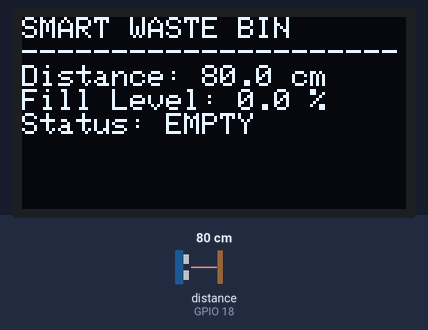
A program run on a simulated ESP32. Shown: 128×64 one-colour display. Wiring (from diagram.json): ultrasonic range finder: trigger GPIO 5; echo GPIO 18. The inputs (shaded band) are chosen by the test bench; at power-on: distance to the obstacle (sensor on GPIO 18) 80 cm. The echo pulse lasts 58.3 µs per cm; WiFi joins after 1.5 s; servers stay silent unless stated; random numbers use the default seed unless the program sets one; no MQTT or app messages arrive unless stated; what the program prints to the serial monitor is not drawn.

Above: at 2.7 s.
2.8 s: distance to the obstacle (sensor on GPIO 18) set to 2 cm
At 7.1 s:
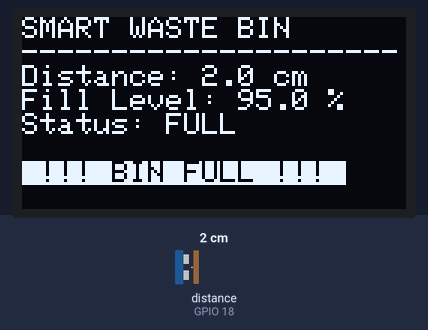
8.8 s: distance to the obstacle (sensor on GPIO 18) set to 9 cm
At 12.2 s:
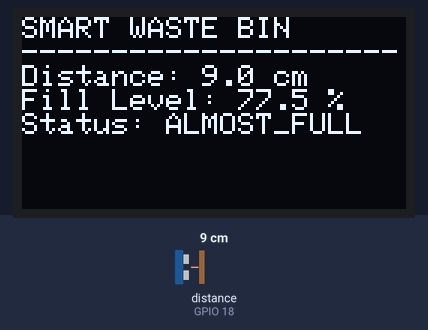
14.8 s: distance to the obstacle (sensor on GPIO 18) set to 18 cm
At 17.3 s:
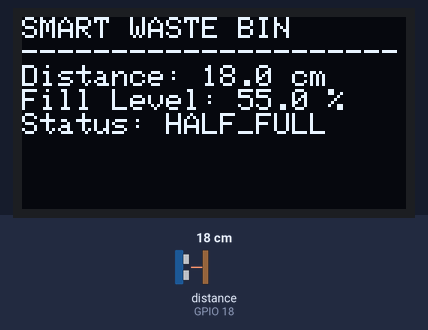
20.8 s: distance to the obstacle (sensor on GPIO 18) set to 9 cm
At 22.3 s:
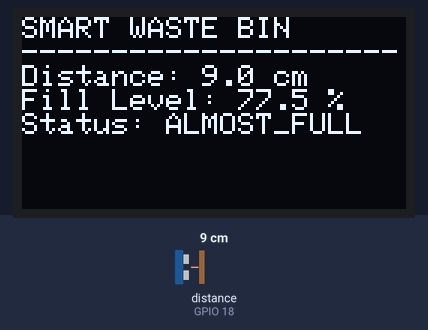
Timing chart, 0 to 23.8 s (numbered marks = the images above; inputs shaded):
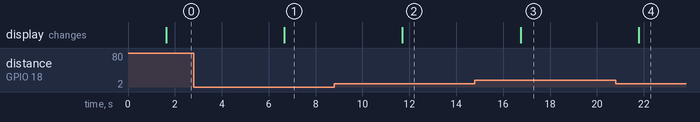

Measured:
- after the input at 2.8 s, the display: changes after 3.9 s (image 1)
- after the input at 8.8 s, the display: changes after 2.9 s (image 2)
- after the input at 14.8 s, the display: changes after 1.9 s (image 3)
- after the input at 20.8 s, the display: changes after 0.98 s (image 4)

The program:

main.cpp
```cpp
#include <Adafruit_GFX.h>
#include <Adafruit_SSD1306.h>
#include <ArduinoJson.h>
#include <PubSubClient.h>
#include <WiFi.h>
#include <Wire.h>

#include "../include/mqtt_config.h"
#include "../include/sensor_config.h"
#include "../include/wifi_config.h"

#define SCREEN_WIDTH 128
#define SCREEN_HEIGHT 64
#define OLED_RESET -1
#define SCREEN_ADDRESS 0x3C
Adafruit_SSD1306 display(SCREEN_WIDTH, SCREEN_HEIGHT, &Wire, OLED_RESET);

WiFiClient espClient;
PubSubClient mqttClient(espClient);

// --------------------------------------------------
// Connect WiFi
// --------------------------------------------------

void connectWiFi() {
  Serial.println();
  Serial.println("Connecting WiFi...");

  WiFi.begin(WIFI_SSID, WIFI_PASSWORD);

  while (WiFi.status() != WL_CONNECTED) {
    delay(500);
    Serial.print(".");
  }

  Serial.println();
  Serial.println("WiFi Connected");

  Serial.print("IP: ");
  Serial.println(WiFi.localIP());
}

// --------------------------------------------------
// Connect MQTT
// --------------------------------------------------

void connectMQTT() {
  while (!mqttClient.connected()) {
    Serial.println("Connecting MQTT...");

    String clientId = "SmartBin-";

    clientId += String(random(1000));

    if (mqttClient.connect(clientId.c_str())) {
      Serial.println("MQTT Connected");
    } else {
      Serial.print("Failed. State=");

      Serial.println(mqttClient.state());

      delay(2000);
    }
  }
}

// --------------------------------------------------
// Read Distance
// --------------------------------------------------

float getDistanceCM() {
  digitalWrite(TRIG_PIN, LOW);

  delayMicroseconds(2);

  digitalWrite(TRIG_PIN, HIGH);

  delayMicroseconds(10);

  digitalWrite(TRIG_PIN, LOW);

  long duration = pulseIn(ECHO_PIN, HIGH, 30000);

  if (duration == 0) {
    return BIN_HEIGHT_CM;
  }

  float distance = duration * 0.0343 / 2.0;

  return distance;
}

// --------------------------------------------------
// Fill Percentage
// --------------------------------------------------

float calculateFillLevel(float distance) {
  float fillLevel = ((BIN_HEIGHT_CM - distance) / BIN_HEIGHT_CM) * 100.0;

  if (fillLevel < 0) {
    fillLevel = 0;
  }

  if (fillLevel > 100) {
    fillLevel = 100;
  }

  return fillLevel;
}

// --------------------------------------------------
// Bin Status
// --------------------------------------------------

String getStatus(float fillLevel) {
  if (fillLevel <= 25) {
    return "EMPTY";
  }

  if (fillLevel <= 60) {
    return "HALF_FULL";
  }

  if (fillLevel <= 85) {
    return "ALMOST_FULL";
  }

  return "FULL";
}

// --------------------------------------------------
// Alert
// --------------------------------------------------

bool isAlertActive(float fillLevel) { return fillLevel >= ALERT_THRESHOLD; }

// --------------------------------------------------
// Publish MQTT
// --------------------------------------------------

void publishData(float distance, float fillLevel, String status, bool alert) {
  JsonDocument doc;

  doc["bin_id"] = "BIN-01";

  doc["distance"] = round(distance * 100) / 100;

  doc["fill_percentage"] = round(fillLevel * 100) / 100;

  doc["status"] = status;

  doc["alert"] = alert;

  String payload;

  serializeJson(doc, payload);

  mqttClient.publish(MQTT_TOPIC, payload.c_str());

  Serial.println();
  Serial.println("Published MQTT:");

  Serial.println(payload);
}

// --------------------------------------------------
// Setup
// --------------------------------------------------

void setup() {
  Serial.begin(115200);

  pinMode(TRIG_PIN, OUTPUT);

  pinMode(ECHO_PIN, INPUT);

  // Initialize SSD1306 OLED display
  if (!display.begin(SSD1306_SWITCHCAPVCC, SCREEN_ADDRESS)) {
    Serial.println(F("SSD1306 OLED allocation failed"));
  } else {
    display.clearDisplay();
    display.setTextSize(1);
    display.setTextColor(SSD1306_WHITE);
    display.setCursor(0, 10);
    display.println("Smart Waste System");
    display.println("Initializing...");
    display.display();
  }

  connectWiFi();

  mqttClient.setServer(MQTT_SERVER, MQTT_PORT);
}

// --------------------------------------------------
// Update OLED Display
// --------------------------------------------------

void updateDisplay(float distance, float fillLevel, String status, bool alert) {
  display.clearDisplay();

  display.setTextSize(1);
  display.setTextColor(SSD1306_WHITE);

  display.setCursor(0, 0);
  display.println("SMART WASTE BIN");
  display.println("---------------------");

  display.print("Distance: ");
  display.print(distance, 1);
  display.println(" cm");

  display.print("Fill Level: ");
  display.print(fillLevel, 1);
  display.println(" %");

  display.print("Status: ");
  display.println(status);

  if (alert) {
    display.println();
    display.setTextColor(SSD1306_BLACK, SSD1306_WHITE); // Inverted text
    display.print(" !!! BIN FULL !!! ");
  }

  display.display();
}

// --------------------------------------------------
// Loop
// --------------------------------------------------

void loop() {
  if (!mqttClient.connected()) {
    connectMQTT();
  }

  mqttClient.loop();

  float distance = getDistanceCM();

  float fillLevel = calculateFillLevel(distance);

  String status = getStatus(fillLevel);

  bool alert = isAlertActive(fillLevel);

  Serial.println("------------------");

  Serial.print("Distance: ");

  Serial.print(distance);

  Serial.println(" cm");

  Serial.print("Fill Level: ");

  Serial.print(fillLevel);

  Serial.println("%");

  Serial.print("Status: ");

  Serial.println(status);

  Serial.print("Alert: ");

  Serial.println(alert);

  updateDisplay(distance, fillLevel, status, alert);

  publishData(distance, fillLevel, status, alert);

  delay(5000);
}
```

mqtt_config.h
```cpp
#ifndef MQTT_CONFIG_H
#define MQTT_CONFIG_H

const char *MQTT_SERVER = "broker.hivemq.com";

const int MQTT_PORT = 1883;

const char *MQTT_TOPIC = "smartbin/bin01";

#endif
```

sensor_config.h
```cpp
#ifndef SENSOR_CONFIG_H
#define SENSOR_CONFIG_H

// HC-SR04 Pins

#define TRIG_PIN 5
#define ECHO_PIN 18

// Bin Configuration

const float BIN_HEIGHT_CM = 40.0;

// Alert Threshold

const float ALERT_THRESHOLD = 85.0;

#endif
```

wifi_config.h
```cpp
#ifndef WIFI_CONFIG_H
#define WIFI_CONFIG_H

const char *WIFI_SSID = "Wokwi-GUEST";
const char *WIFI_PASSWORD = "";

#endif
```
